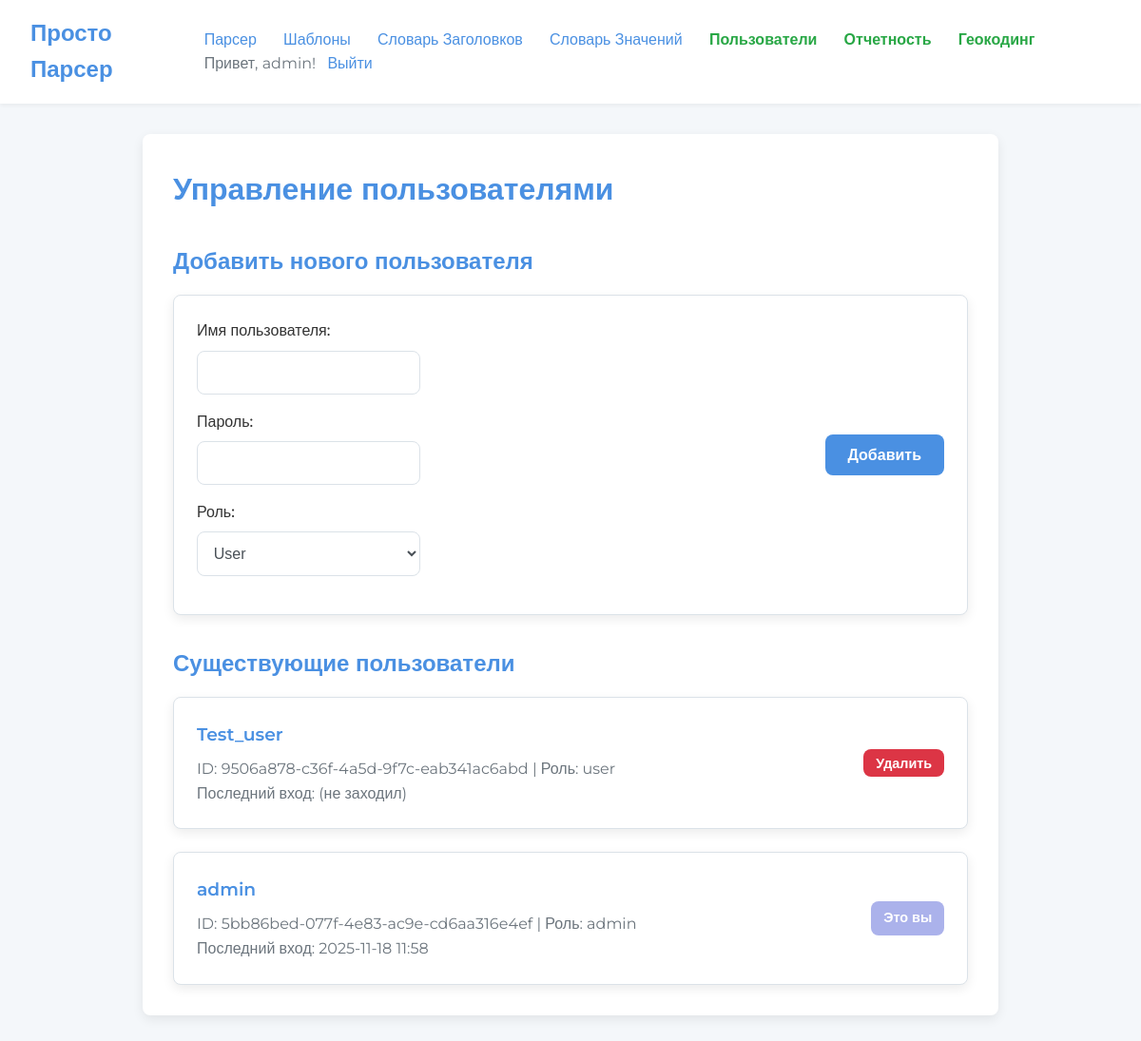
Page /admin/users (signed in) on the committed database.
### app/models.py (models this page shows, shortened)
class User(UserMixin, db.Model):
    __tablename__ = 'user'
    id = db.Column(db.String(36), primary_key=True, default=lambda: str(uuid.uuid4()))
    username = db.Column(db.String(64), index=True, unique=True, nullable=False)
    password_hash = db.Column(db.String(256), nullable=False)
    role = db.Column(db.String(10), nullable=False, default='user', index=True)  # 'user' or 'admin'
    last_login = db.Column(db.DateTime, nullable=True)
    task_logs = db.relationship('TaskLog', back_populates='owner', lazy='dynamic')

### app/routes/admin.py (the view)
@admin_bp.route('/users')
@login_required
@admin_required
def users():
    all_users = user_service.get_all_users()
    return render_template('admin_users.html', users=all_users)

### app/services/user_service.py (called while the page is built)
def get_user_by_id(user_id):
    return db.session.get(User, user_id)

def get_all_users():
    return User.query.order_by(User.username).all()

### app/templates/admin_users.html (shortened to what this page needs)
{% extends "base.html" %}
{% block content %}
<div class="container">
    <h1>Управление пользователями</h1>
    <h2 style="margin-top: 2rem;">Добавить нового пользователя</h2>
    <form action="{{ url_for('admin.add_user') }}" method="POST" class="item-card" style="margin-bottom: 2rem;">
        <div class="item-card-content">
            <div class="form-group" style="margin-bottom: 1rem;">
                <label for="username">Имя пользователя:</label>
                <input type="text" id="username" name="username" class="form-control" required>
            </div>
            <div class="form-group" style="margin-bottom: 1rem;">
                <label for="password">Пароль:</label>
                <input type="password" id="password" name="password" class="form-control" required>
            </div>
            <div class="form-group" style="margin-bottom: 1rem;">
                <label for="role">Роль:</label>
                <select id="role" name="role" class="form-control">
                    <option value="user" selected>User</option>
                </select>
            </div>
        </div>
        <div class="item-card-actions">
            <button type="submit" class="btn btn-primary">Добавить</button>
        </div>
    </form>
    <h2 style="margin-top: 2rem;">Существующие пользователи</h2>
    <div class="item-list">
    {% for user in users %}
        <div class="item-card">
            <div class="item-card-content">
                <h3>{{ user.username }}</h3>
                <p style="color: #6c757d; line-height: 1.6;">
                    ID: {{ user.id }} | Роль: {{ user.role }} <br>
                    {% if user.last_login %}
                        Последний вход: {{ user.last_login.strftime('%Y-%m-%d %H:%M') }}
                    {% else %}
                        Последний вход: (не заходил)
                    {% endif %}
                </p>
                </div>
            <div class="item-card-actions">
                {% if user.id != current_user.id %}
                <form action="{{ url_for('admin.delete_user', user_id=user.id) }}" method="POST" onsubmit="return confirm('Удалить этого пользователя?');">
                    <button type="submit" class="btn btn-danger btn-sm">Удалить</button>
                </form>
                {% else %}
                <span class="btn btn-secondary btn-sm" style="opacity: 0.5; cursor: not-allowed;">Это вы</span>
                {% endif %}
            </div>
        </div>
    {% endfor %}
    </div>
</div>
{% endblock %}

### app/templates/base.html (shortened to what this page needs)
<!DOCTYPE html>
<html lang="ru">
<head>
    <link rel="stylesheet" href="{{ url_for('static', filename='css/styles.css') }}">
</head>
<body>
    <header class="navbar">
        <div class="logo">Просто Парсер</div>
        <nav class="nav-links">
            {% if current_user.is_authenticated %}
                <a href="{{ url_for('main.index') }}">Парсер</a>
                <a href="{{ url_for('templates.list') }}">Шаблоны</a>
                <a href="{{ url_for('dictionaries.dictionary_ui') }}">Словарь Заголовков</a>
                <a href="{{ url_for('dictionaries.value_dictionary_ui') }}">Словарь Значений</a>
                {% if current_user.role == 'admin' %}
                    <a href="{{ url_for('admin.users') }}" style="color: var(--success-color); font-weight: 700; margin-left: 1.5rem;">Пользователи</a>
                    <a href="{{ url_for('admin.reports') }}" style="color: var(--success-color); font-weight: 700; margin-left: 1.5rem;">Отчетность</a>
                    <a href="{{ url_for('admin.geocoding_ui') }}" style="color: var(--success-color); font-weight: 700; margin-left: 1.5rem;">Геокодинг</a>
                {% endif %}
                <span style="margin-left: 1.5rem; color: #6c757d;">Привет, {{ current_user.username }}!</span>
                <a href="{{ url_for('auth.logout') }}" style="margin-left: 0.5rem;">Выйти</a>
            {% else %}
                <a href="{{ url_for('auth.login') }}">Войти</a>
            {% endif %}
        </nav>
    </header>
    <main>
        {% block content %}{% endblock %}
    </main>
    </body>
</html>

### app/static/css/styles.css (style rules this page uses)
:root { --primary-color: #4a90e2; --primary-hover-color: #357ABD; --secondary-color: #f4f7fa; --background-color: #ffffff; --text-color: #333; --border-color: #dbe2e8; --success-color: #28a745; --error-color: #dc3545; --font-family: 'Montserrat', sans-serif; --border-radius: 8px; --box-shadow: 0 4px 12px rgba(0, 0, 0, 0.08); }
select { width: 100%; min-width: 100px; padding: 0.75rem 1rem; font-size: 1rem; line-height: 1.5; color: #495057; background-color: #fff; background-clip: padding-box; border: 1px solid #ced4da; border-radius: 0.375rem; transition: border-color 0.15s ease-in-out, box-shadow 0.15s ease-in-out; box-sizing: border-box; appearance: menulist; }
* { box-sizing: border-box; margin: 0; padding: 0; }
body { font-family: var(--font-family); background-color: var(--secondary-color); color: var(--text-color); line-height: 1.6; }
.container { max-width: 900px; margin: 2rem auto; padding: 2rem; background: var(--background-color); border-radius: var(--border-radius); box-shadow: var(--box-shadow); }
h1, h2, h3 { margin-bottom: 1rem; color: var(--primary-color); font-weight: 600; }
a { color: var(--primary-color); text-decoration: none; transition: color 0.3s ease; }
.navbar { background: var(--background-color); padding: 1rem 2rem; box-shadow: 0 2px 4px rgba(0,0,0,0.05); display: flex; justify-content: space-between; align-items: center; margin-bottom: 2rem; }
.navbar .logo { font-size: 1.5rem; font-weight: 700; color: var(--primary-color); }
.navbar .nav-links a { margin-left: 1.5rem; font-weight: 500; font-size: 1rem; }
.form-group { margin-bottom: 1.5rem; }
.form-group label { display: block; margin-bottom: 0.5rem; font-weight: 500; }
.form-group input[type="text"], .form-group input[type="password"], .form-group input[type="file"], .form-group select { width: 100%; padding: 0.8rem; border: 1px solid var(--border-color); border-radius: var(--border-radius); font-size: 1rem; transition: border-color 0.3s, box-shadow 0.3s; }
.btn { display: inline-block; padding: 0.8rem 1.5rem; border: none; border-radius: var(--border-radius); font-size: 1rem; font-weight: 600; cursor: pointer; text-align: center; transition: background-color 0.3s, transform 0.2s; }
.btn-primary { background-color: var(--primary-color); color: white; }
.btn-secondary { background-color: #5a67d8; color: white; }
.btn-danger { background-color: var(--error-color); color: white; }
.btn-sm { padding: 0.4rem 0.8rem; font-size: 0.9rem; }
.item-list { display: grid; grid-template-columns: 1fr; gap: 1.5rem; }
.item-card { background: var(--background-color); border: 1px solid var(--border-color); border-radius: var(--border-radius); box-shadow: var(--box-shadow); padding: 1.5rem; display: flex; justify-content: space-between; align-items: center; transition: transform 0.2s, box-shadow 0.2s; }
.item-card-content h3 { margin: 0 0 0.5rem 0; }
.item-card-actions { display: flex; gap: 0.5rem; }

### rows in the picture
User: username "admin", id "5bb86bed-077f-4e83-ac9e-cd6aa316e4ef", role "admin", last_login "2025-11-18 11:58", shows "Это вы"
User: username "Test_user", id "9506a878-c36f-4a5d-9f7c-eab341ac6abd", role "user", shows "Последний вход: (не заходил)"
